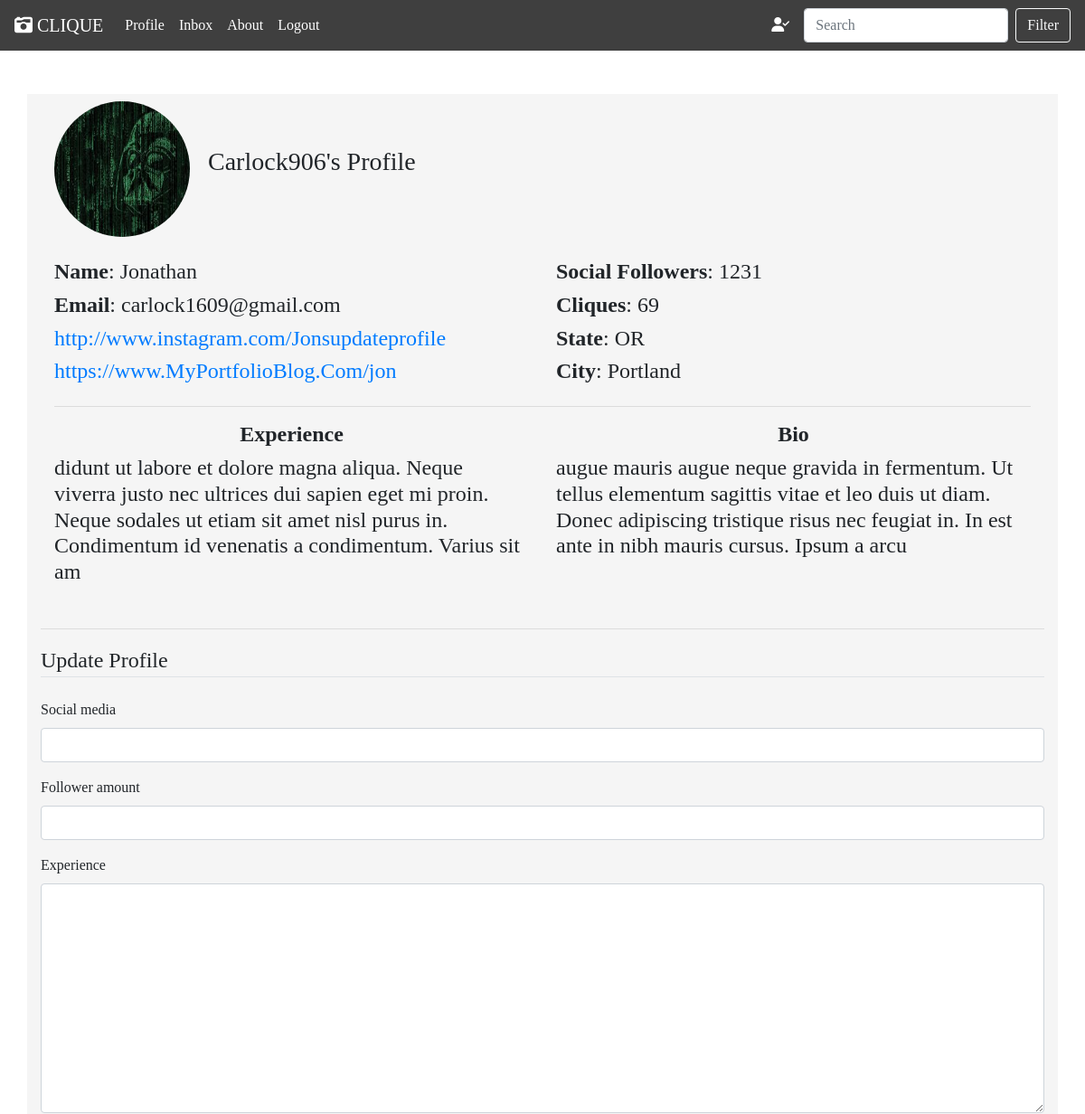
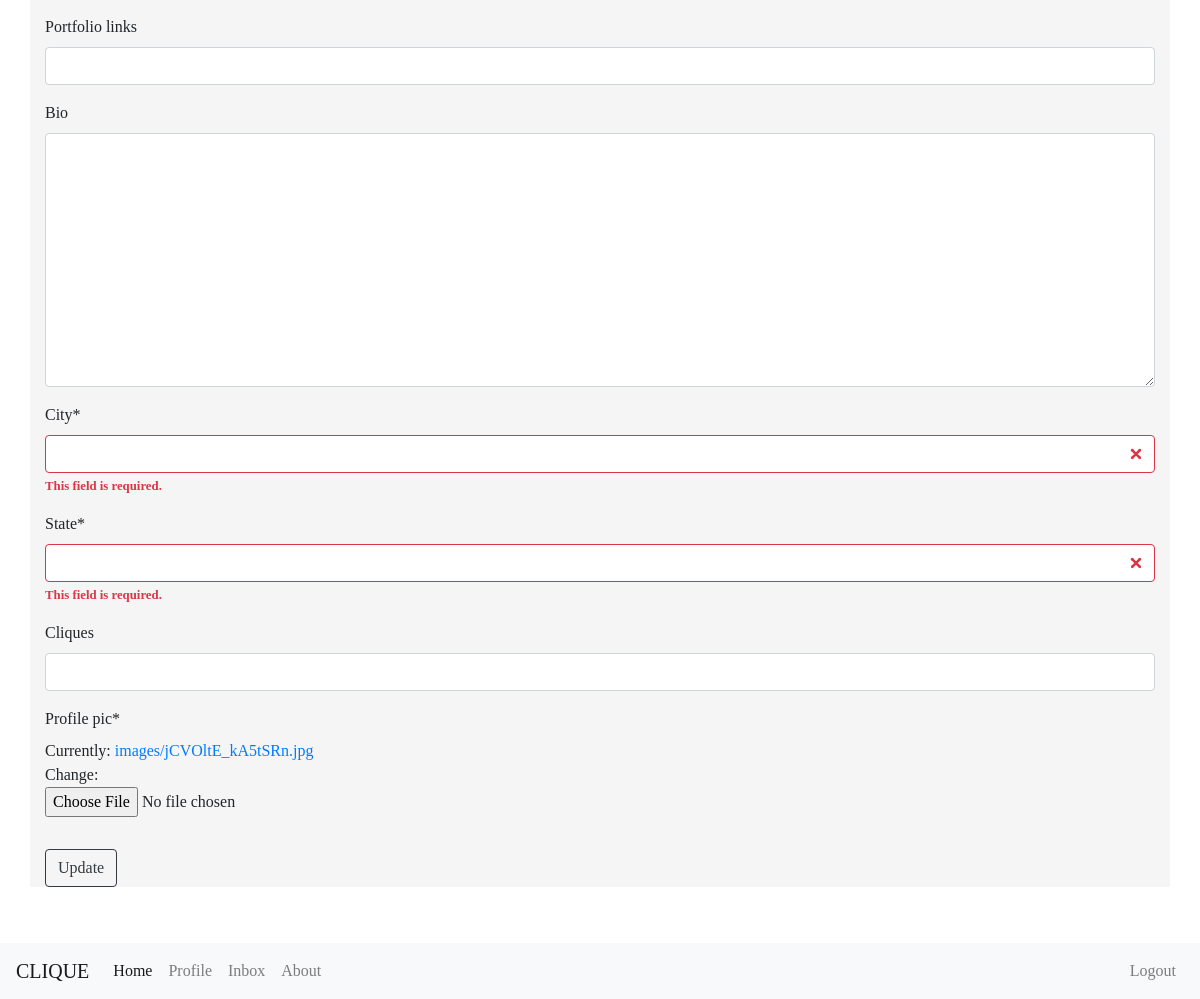
The app's page /users/profile/ (signed in) with its own data (2 pictures, top to bottom).
### users/models.py (models this page shows, shortened)
class UserProfile(models.Model):
    user = models.OneToOneField(CustomUser, related_name='user', on_delete=models.CASCADE)
    first_name = models.CharField(max_length=20,) # REQUIRED
    social_media = models.URLField(blank=True, null=True) # REQUIRED
    portfolio_links = models.URLField(blank=True, null=True)
    follower_amount = models.IntegerField(blank=True, null=True) # REQUIRED
    cliques = models.IntegerField(blank=True, null=True) # CALL IT CLIQUES # USER CANNOT FILL THIS IN
    bio = models.TextField(max_length=200, blank=True, null=True)
    experience = models.TextField(max_length=200, blank=True, null=True)
    city = models.CharField(max_length=20)
    state = models.CharField(max_length=3)
    profile_pic = models.ImageField(default='default.jpg', upload_to='images/') # FIGURE OUT PILLOW FROM LIBRARY LAB
    photo_library = models.ImageField(blank=True, null=True)

class CustomUser(AbstractUser):
    pass

### users/views.py (the view)
# urls.py: path('profile/', views.profile_page, name='profile'),
@login_required
def profile_page(request):
    if request.method == 'POST':
        p_form = ProfileUpdateForm(request.POST, request.FILES, instance=request.user.user)
        if p_form.is_valid():
            p_form.save()
            messages.success(request, f'Your account has been updated!')
            return redirect('profile')
    else:
        p_form = ProfileUpdateForm(request.POST, instance=request.user.user)
    user_id = request.user.id
    context = {
        'p_form': p_form,
        'user_profile': UserProfile.objects.get(user_id=user_id),
    }
    return render(request, 'users/profile.html', context)

### users/forms.py
class ProfileUpdateForm(forms.ModelForm):
    class Meta:
        model = UserProfile
        fields = [
            'social_media',
            'follower_amount',
            'experience',
            'portfolio_links',
            'bio',
            'city',
            'state',
            'cliques',
            'profile_pic',
        ]

### templates/users/profile.html (shortened to what this page needs)
{% extends 'base.html' %}
{% load crispy_forms_tags %}
{% block content %}
    {% if user.is_authenticated %}
        <div class="container-fluid mt-5">
            <div class="row">
                <div class="col-md-2 mt-2">
                    <img id="profile_pic" src="{{ user_profile.profile_pic.url }}" alt="">
                </div>
                <div class="row align-items-center">
                    <div class="col">
                        <h3>{{ user.username }}'s Profile</h3>
                    </div>
                </div>
            </div>
            <br>
            <div class="row">
                    <div class="col-6 align-items-start">
                        <h4><b>Name</b>: {{ user_profile.first_name }}</h4>
                        <h4><b>Email</b>: {{ user.email }}</h4>
                        <h4><a href="{{ user_profile.social_media }}"> {{ user_profile.social_media }}</a></h4>
                        <h4><a href="{{ user_profile.portfolio.links }}"> {{ user_profile.portfolio_links }}</a></h4>
                    </div>
                    <div class="col-6 align-items-start">
                        <h4><b>Social Followers</b>: {{ user_profile.follower_amount }}</h4>
                        <h4><b>Cliques</b>: {{ user_profile.cliques }}</h4>
                        <h4><b>State</b>: {{ user_profile.state }}</h4>
                        <h4><b>City</b>: {{ user_profile.city }}</h4>
                    </div>
            </div>
            <hr>
            <div class="row">
                <div class="col-6 align-items-start">
                    <div class="container text-center">
                        <h4><b>Experience</b></h4>
                    </div>
                    <h4>{{ user_profile.experience }}</h4>
                </div>
                <div class="col-6 align-items-start">
                    <div class="container text-center">
                        <h4><b>Bio</b></h4>
                    </div>
                    <h4>{{ user_profile.bio }}</h4>
                </div>
            </div>
            <br>
        </div>
        <hr>
        <form method="POST" enctype="multipart/form-data">
            <fieldset class="form-group">
                <legend class="border-bottom mb-4">Update Profile</legend>
                {{ p_form|crispy }}
            </fieldset>
            <div class="form-group">
                <button class="btn btn-outline-dark" type="submit">Update</button>
            </div>
        </form>
    {% endif %}
{% endblock %}

### static/css/main.css (style rules this page uses)
body, html { font-family: 'Halant', serif; height: 100%; }
.container { background-color: rgb(245, 245, 245); }
#profile_pic, img { width: 150px; height: 150px; }

### static/css/profile_page.css (style rules this page uses)
img { border-radius: 50%; }

### records on screen
UserProfile: profile_pic (picture), first_name "Jonathan", social_media "http://www.instagram.com/Jonsupdateprofile", portfolio_links "https://www.MyPortfolioBlog.Com/jon", follower_amount "1231", cliques "69", state "OR", city "Portland", experience "didunt ut labore et dolore magna aliqua. Neque viverra justo nec ultrices dui sapien eget mi proin. Neque sodales ut etiam sit amet nisl purus in. Condimentum id venenatis a condimentum. Varius sit am", bio "augue mauris augue neque gravida in fermentum. Ut tellus elementum sagittis vitae et leo duis ut diam. Donec adipiscing tristique risus nec feugiat in. In est ante in nibh mauris cursus. Ipsum a arcu"
CustomUser: username "Carlock906", email "carlock1609@gmail.com"
